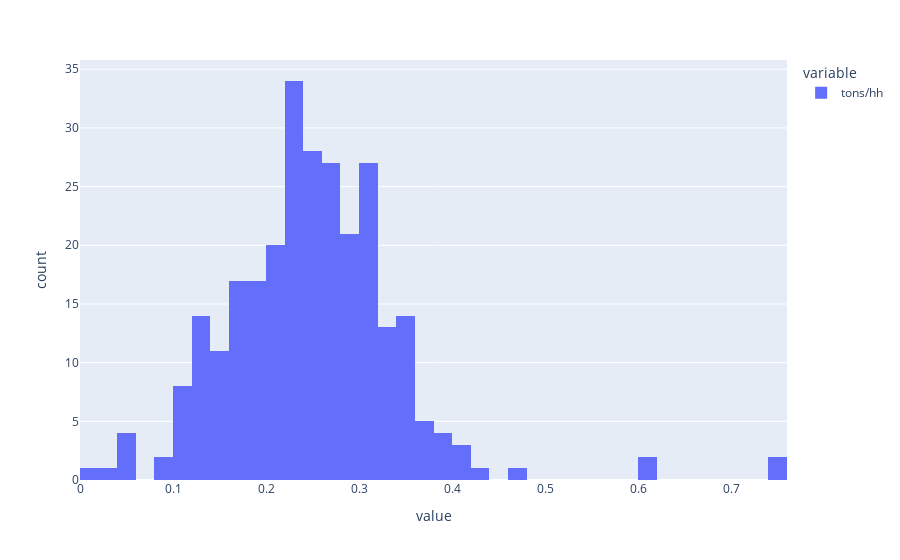

Here is the notebook cell this chart was saved with:
### Code cell
px.histogram(recycle19['tons/hh'])

### Figure 1 — Plotly figure (JSON) as saved in the notebook; plotly's stock layout.template omitted (floating-point values rounded to 4 significant figures; data arrays with more than 128 entries replaced by an {"elided": "..."} marker saying what was removed)
{"data": [{"alignmentgroup": "True", "bingroup": "x", "hovertemplate": "variable=tons/hh<br>value=%{x}<br>count=%{y}<extra></extra>", "legendgroup": "tons/hh", "marker": {"color": "#636efa"}, "name": "tons/hh", "offsetgroup": "tons/hh", "orientation": "v", "showlegend": true, "type": "histogram", "x": {"elided": "277 float values"}, "xaxis": "x", "yaxis": "y"}], "layout": {"autosize": true, "barmode": "relative", "legend": {"title": {"text": "variable"}, "tracegroupgap": 0}, "margin": {"t": 60}, "xaxis": {"anchor": "y", "autorange": true, "domain": [0, 1], "range": [4.684e-17, 0.76], "title": {"text": "value"}, "type": "linear"}, "yaxis": {"anchor": "x", "autorange": true, "domain": [0, 1], "range": [0, 35.79], "title": {"text": "count"}}}}
